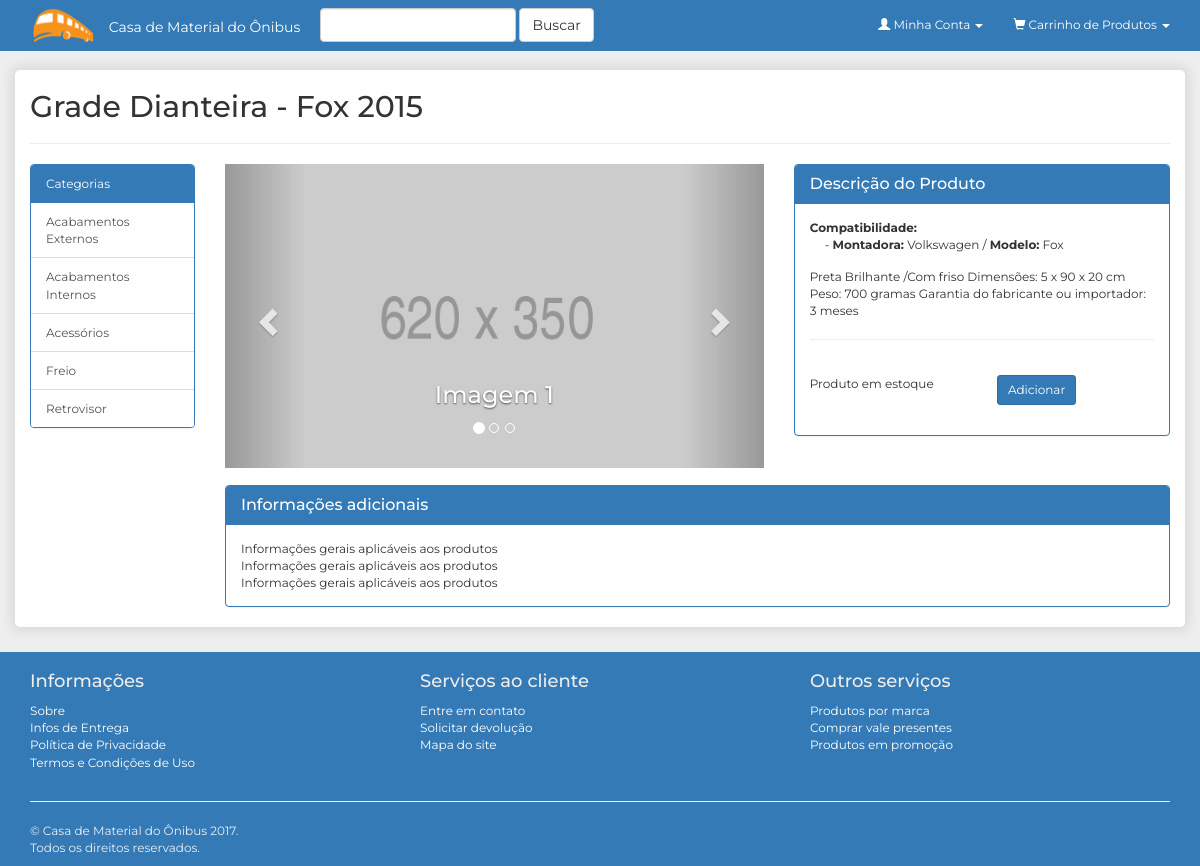
The page /loja-virtual/view/produtos/index.php?id=3 on the database its author committed.
### tables this page shows
CREATE TABLE `produto` (
  `id_produto` int(11) NOT NULL AUTO_INCREMENT,
  `ativo` bit(1) NOT NULL,
  `controla_estoque` bit(1) DEFAULT NULL,
  `descricao` varchar(255) NOT NULL,
  `margem` decimal(19,2) DEFAULT NULL,
  `mostra_vitrine` bit(1) DEFAULT NULL,
  `nome` varchar(50) NOT NULL,
  `preco_compra` decimal(19,2) DEFAULT NULL,
  `preco_venda` decimal(19,2) DEFAULT NULL,
  `qtd_minima` int(11) DEFAULT NULL,
  `quantidade` int(11) DEFAULT NULL,
  `id_categoria` int(11) DEFAULT NULL,
  PRIMARY KEY (`id_produto`),
  KEY `FK_5rxwsr0kb6apig8cw13bximd` (`id_categoria`),
  CONSTRAINT `FK_5rxwsr0kb6apig8cw13bximd` FOREIGN KEY (`id_categoria`) REFERENCES `categoria` (`id_categoria`)
);

CREATE TABLE `categoria` (
  `id_categoria` int(11) NOT NULL AUTO_INCREMENT,
  `ativo` bit(1) DEFAULT NULL,
  `nome` varchar(50) NOT NULL,
  PRIMARY KEY (`id_categoria`)
);

CREATE TABLE `modelo` (
  `id_modelo` int(11) NOT NULL AUTO_INCREMENT,
  `ativo` bit(1) DEFAULT NULL,
  `nome` varchar(50) NOT NULL,
  `id_montadora` int(11) DEFAULT NULL,
  `produto_id_produto` int(11) DEFAULT NULL,
  PRIMARY KEY (`id_modelo`),
  KEY `FK_jxvabb637j7xj7hdnuej6aqbr` (`id_montadora`),
  KEY `FK_5d1p4eddja4x4oe3lpujrxluv` (`produto_id_produto`),
  CONSTRAINT `FK_5d1p4eddja4x4oe3lpujrxluv` FOREIGN KEY (`produto_id_produto`) REFERENCES `produto` (`id_produto`),
  CONSTRAINT `FK_jxvabb637j7xj7hdnuej6aqbr` FOREIGN KEY (`id_montadora`) REFERENCES `montadora` (`id_montadora`)
);

CREATE TABLE `montadora` (
  `id_montadora` int(11) NOT NULL AUTO_INCREMENT,
  `ativo` bit(1) DEFAULT NULL,
  `nome` varchar(50) NOT NULL,
  PRIMARY KEY (`id_montadora`)
);

### loja-virtual/config.php (called while the page is built, shortened)
<?php
$rootPath = realpath($_SERVER["DOCUMENT_ROOT"]);
if ($_SERVER["SERVER_NAME"] == "localhost") {
	$rootPath.= "/loja-virtual/";
}

### loja-virtual/model/BD/Conexao.php (called while the page is built, shortened)
<?php
class Conexao {
	protected $conn;
	protected $driver = null;
	private $config = array();
	protected function conectar($user){
		try {
			switch ($this->driver) {
				case 'mysql':
					$this->conn = mysqli_connect(
						$this->config[$user]["host"], $this->config[$user]["usuario"], $this->config[$user]["senha"], $this->config[$user]["database"]
					);
				break;
			}
			return $this->conn;
		} catch (Exception $e) {
			die( "Connection Error #1: ".$e->getMessage() );
		}
	}
	protected function setDriver($driver){
		$this->driver = $driver;
	}
	private function setConfig($user){
		$this->config["localhostMYSQL"] = array(
			"host" 		=> "localhost",
			"database" 	=> "ope",
			"usuario" 	=> "root",
			"senha" 	=> ""
		);
		$this->config["localhostORACLE"] = array(
			"host" 		=> "127.0.0.1",
			"usuario" 	=> "root",
			"senha" 	=> "",
			"port" 		=> "1521",
			"sid" 		=> "XE"
		);
		return $this->config;
	}
}

### loja-virtual/controller/Produto.php (called while the page is built, shortened)
<?php
class Produto {
	private $model;
	private $utils;
	function __construct(){
		$this->model = new ProdutoModel();
		$this->utils = new Utils();
	}
	public function listar($url = "", $pagina = 0, $id = ""){
		$dados = array();
		$dados["dados"] = $this->model->listar($id);
		if (!empty($dados["dados"])) {
			foreach ($dados["dados"] as $key => $value) {
				$dados["dados"][$key]["compativel"] = $this->model->listarPorMontadora($value["id_produto"]);
				$dados["dados"][$key]["imagem"] = $this->model->listarImagem($value["id_produto"]);
			}
			if (!empty($url)) {
				$inicio = 1;
				$limite = 12;
				$dados["paginacao"] = $this->utils->paginacao($url, $inicio, count($dados["dados"]), $limite);
			}
		}
		return $dados;
	}
}

### loja-virtual/model/ProdutoModel.php (called while the page is built, shortened)
<?php
require_once 'BD/MYSQL.php';
class ProdutoModel {
	private $bd;
	function __construct(){
		$this->bd = new MYSQL("localhostMYSQL");
	}
	public function listar($id = ""){
		$condicao = "";
		if (!empty($id)) {
			$condicao = " AND p.id_produto = ".$id;
		}
		return $this->bd->query(
			"SELECT p.*,
				(SELECT c.nome FROM categoria c WHERE c.id_categoria = p.id_categoria) AS categoria
			FROM produto p
			WHERE p.ativo = 1
			AND p.mostra_vitrine = 1 " . $condicao
		);
	}
	public function listarPorMontadora($idProduto){
		return $this->bd->query(
			"SELECT mt.nome AS montadora,
				m.nome AS modelo
			FROM modelo m,
				produto_modelo pm,
				montadora mt
			WHERE m.id_montadora = mt.id_montadora
				AND m.id_modelo  = pm.id_modelo
				AND m.ativo  = 1
				AND mt.ativo = 1
				AND pm.id_produto = " . $idProduto
		);
	}
	public function listarImagem($idProduto){
		return $this->bd->query("SELECT * FROM imagem WHERE produto_id_produto = ".$idProduto);
	}
}

### loja-virtual/model/BD/MYSQL.php (called while the page is built, shortened)
<?php
require_once "Conexao.php";
class MYSQL extends Conexao {
	public function buscar($tabela, $condicao = array(), $campos = array(), $inner = array(), $group = '', $order = '', $inicio = '', $final = ''){
		$sql = "SELECT ";
		if ( count($campos) > 0 && !empty($campos[0]) ) {
			foreach ($campos as $k => $campo) {
				if ( $k > 0 ) {
					$sql .= ", ".$campo;
				} else {
					$sql .= $campo;
				}
			}
		} else {
			$sql .= " * ";
		}
		$sql .= " FROM ".$tabela." ";
		if ( count($condicao) > 0 ) {
			$sql .= " WHERE ";
			$cond = array();
			foreach ($condicao as $campo => $valor) {
				$cond[] = $campo." \"".$valor."\"";
			}
			$sql .= implode(" AND ", $cond);
		}
		if ( !empty($order) ) {
			$sql .= " ORDER BY ".$order;
		}
		return $this->query( $sql );
	}
	public function query($sql){
		if (!empty($sql)) {
			mysqli_autocommit($this->conn, FALSE);
			$dados = mysqli_query($this->conn, $sql);
			$retorno = "";
			if ($dados) {
				preg_match("/^\w*\s/i", $sql, $matches);
				$retornoRegex = trim($matches[0]);
				if ($retornoRegex == "SELECT") {
					if (mysqli_num_rows($dados) > 0) {
						$retorno = array();
						while ( $row = mysqli_fetch_assoc($dados) ) {
							$retorno[] = $row;
						}
					}
					return $retorno;
				} elseif ($retornoRegex == "INSERT") {
					$retorno = mysqli_insert_id($this->conn);
				} else {
					$retorno = mysqli_affected_rows($this->conn);
				}
				mysqli_commit($this->conn);
				return $retorno;
			}
		}
	}
}

### loja-virtual/controller/Utils.php (called while the page is built, shortened)
<?php
class Utils{
	public function paginacao($url, $inicio, $total, $limite){
		$numPaginas = ceil($total / $limite);
		$html ='<nav aria-label="Page navigation" style="text-align:center;">';
			$html .='<ul class="pagination">';
				$html .='<li '.($inicio < 2 ? 'class="disabled"' : '').'>';
					$html .='<a href="'.$url.'?pg=1" aria-label="Previous" title="Primeira Pag">';
						$html .='<span aria-hidden="true">&laquo;</span> Primeira';
					$html .='</a>';
				$html .='</li>';
				for($i = 1; $i <= $numPaginas; $i++) {
					if ($i >= ($inicio - 5) && $i <= ($inicio + 5)) {
						if ($i == $inicio) {
							$html .='<li class="active"><a href="'.$url."?pg=".$i.'">'.$i.'</a></li>';
						} else {
							$html .='<li><a href="'.$url."?pg=".$i.'">'.$i.'</a></li>';
						}
					}
				}
				$html .='<li '.($inicio == $numPaginas ? 'class="disabled"' : '').'>';
					$html .='<a href="'.$url.'?pg='.$numPaginas.'" aria-label="Next" title="Ultima Pag">';
						$html .='Ultima <span aria-hidden="true">&raquo;</span>';
					$html .='</a>';
				$html .='</li>';
			$html .='</ul>';
		$html .='</nav>';
		return $html;
	}
}

### loja-virtual/controller/ConfiguracaoSistema.php (called while the page is built, shortened)
<?php
class ConfiguracaoSistema {
	private $model;
	function __construct(){
		$this->model = new ConfiguracaoSistemaModel();
	}
	public function listarMenuLateral(){
		return $this->model->listarMenuLateral();
	}
}

### loja-virtual/model/ConfiguracaoSistemaModel.php (called while the page is built)
<?php
require_once 'BD/MYSQL.php';
class ConfiguracaoSistemaModel {
	private $bd;
	function __construct(){
		$this->bd = new MYSQL("localhostMYSQL");
	}
	public function listarMenuLateral(){
		return $this->bd->buscar("categoria", array("ativo = " => 1), "", "", "", "nome asc");
	}
}

### loja-virtual/view/produtos/index.php (the view, shortened to what this page needs)
<?php
	include "../../config.php";
	include "../../incs/cabecalho.php";
	include "../../incs/menu_superior.php";
	$pagina = (isset($_GET['pg']) ? (int)$_GET['pg'] : 1);
	$url = "http://".$_SERVER["SERVER_NAME"] . $_SERVER["PHP_SELF"];
	$id = "";
	if (isset($_GET["id"])) {
		$id = strip_tags(addslashes($_GET["id"]));
	}
	$produtos = new Produto();
	$produto = $produtos->listar($url, $pagina, $id);
?>
<div class="row">
	<div class="col-lg-12 col-md-12 col-sm-12 col-xs-12">
		<h2><?=ucwords(strtolower($produto["dados"][0]["nome"]));?></h2><hr/>
	</div>
	<?php include "../../incs/menu_lateral.php"; ?>
	<div class="col-lg-10 col-md-9 col-sm-9 col-xs-12">
		<div class="row">
			<div class="col-lg-7 col-md-7 col-sm-6 col-xs-12">
				<div id="carousel-example-generic" class="carousel slide" data-ride="carousel">
					<ol class="carousel-indicators">
						<li data-target="#carousel-example-generic" data-slide-to="0" class="active"></li>
						<li data-target="#carousel-example-generic" data-slide-to="1"></li>
						<li data-target="#carousel-example-generic" data-slide-to="2"></li>
					</ol>
					<div class="carousel-inner" role="listbox">
						<div class="item active">
							<img src="<?=BASE_URL;?>imagens/produtos/620x350.png" alt="">
							<div class="carousel-caption">
								<h3>Imagem 1</h3>
							</div>
						</div>
					</div>
					<a class="left carousel-control" href="#carousel-example-generic" role="button" data-slide="prev">
						<span class="glyphicon glyphicon-chevron-left" aria-hidden="true"></span>
					</a>
					<a class="right carousel-control" href="#carousel-example-generic" role="button" data-slide="next">
						<span class="glyphicon glyphicon-chevron-right" aria-hidden="true"></span>
					</a>
				</div>
			</div>
			<div class="col-lg-5 col-md-5 col-sm-6 col-xs-12">
				<div class="panel panel-primary">
					<div class="panel-heading" role="tab" id="headingOne">
						<h4 class="panel-title">
							Descrição do Produto
						</h4>
					</div>
					<div class="panel-body">
						<div class="row">
							<?php if (!empty($produto["dados"][0]["compativel"])): ?>
								<div class="col-lg-12 col-md-12 col-sm-12 col-xs-12 form-group">
									<strong>Compatibilidade:</strong>
									<?php foreach ($produto["dados"][0]["compativel"] as $kCompativel => $vCompativel): ?>
										<div class="col-lg-12 col-md-12 col-sm-12 col-xs-12">
											- <strong>Montadora:</strong> <?=ucwords(strtolower($vCompativel["montadora"]));?> /
											<strong>Modelo:</strong> <?=ucwords(strtolower($vCompativel["modelo"]));?>
										</div>
									<?php endforeach ?>
								</div>
							<?php endif ?>
							<div class="col-lg-12 col-md-12 col-sm-12 col-xs-12 form-group">
								<?=$produto["dados"][0]["descricao"];?>
								<hr/>
							</div>
							<div class="col-lg-6 col-md-6 col-sm-6 col-xs-6 form-group">
								<?=($produto["dados"][0]["quantidade"] > 0 ? "Produto em estoque" : "Produto esgotado");?>
							</div>
							<div class="col-lg-6 col-md-6 col-sm-6 col-xs-6 form-group">
<?php
	$classeBtn = "disabled";
	if ($produto["dados"][0]["quantidade"] > 0) {
		$classeBtn = "";
	}
?>
								<a href="<?=BASE_URL;?>acoes/carrinho.php?acao=adicionar&id=<?=$id;?>" class="btn btn-primary btn-sm <?=$classeBtn;?>">Adicionar</a>
							</div>
						</div>
					</div>
				</div>
			</div>
		</div> <br/>
		<div class="row">
			<div class="col-lg-12 col-md-12 col-sm-12 col-xs-12">
				<div class="panel panel-primary">
					<div class="panel-heading" role="tab" id="headingTwo">
						<h4 class="panel-title">
							Informações adicionais
						</h4>
					</div>
					<div class="panel-body">
						Informações gerais aplicáveis aos produtos <br/>
						Informações gerais aplicáveis aos produtos <br/>
						Informações gerais aplicáveis aos produtos <br/>
					</div>
				</div>
			</div>
		</div>
	</div>
</div>
<?php include "../../incs/rodape.php"; ?>

### loja-virtual/incs/menu_lateral.php
<?php
	$menu = new ConfiguracaoSistema();
	$menuItens = $menu->listarMenuLateral();
?>
<div class="col-lg-2 col-md-3 col-sm-3 col-xs-12">
	<div class="panel panel-primary">
		<div class="panel-heading">Categorias</div>
		<div class="list-group">
			<?php if(!empty($menuItens)): ?>
				<?php foreach ($menuItens as $key => $value): ?>
					<a href="<?=BASE_URL;?>view/categorias/index.php?categoria=<?=$value["id_categoria"];?>" class="list-group-item">
						<?=ucwords(strtolower($value["nome"]));?>
					</a>
				<?php endforeach; ?>
			<?php else: ?>
				Sem categorias cadastradas
			<?php endif; ?>
		</div>
	</div>
</div>

### loja-virtual/css/main.css (style rules this page uses)
html, body { padding: 0; margin: 0; border: none; font-family: 'Montserrat', 'Trebuchet MS', sans-serif; font-size: 12px; }
body { padding-top: 70px; }
body { background-color: #eeeeee; }

### rows shown on the page
produto: nome "Grade Dianteira - Fox 2015", descricao "Preta Brilhante /Com friso Dimensões: 5 x 90 x 20 cm Peso: 700 gramas Garantia do fabricante ou importador: 3 meses"
categoria: nome "Acabamentos Externos"
categoria: nome "Acabamentos Internos"
categoria: nome "Acessórios"
categoria: nome "Freio"
categoria: nome "Retrovisor"
modelo: id_montadora.nome "Volkswagen", nome "Fox"
